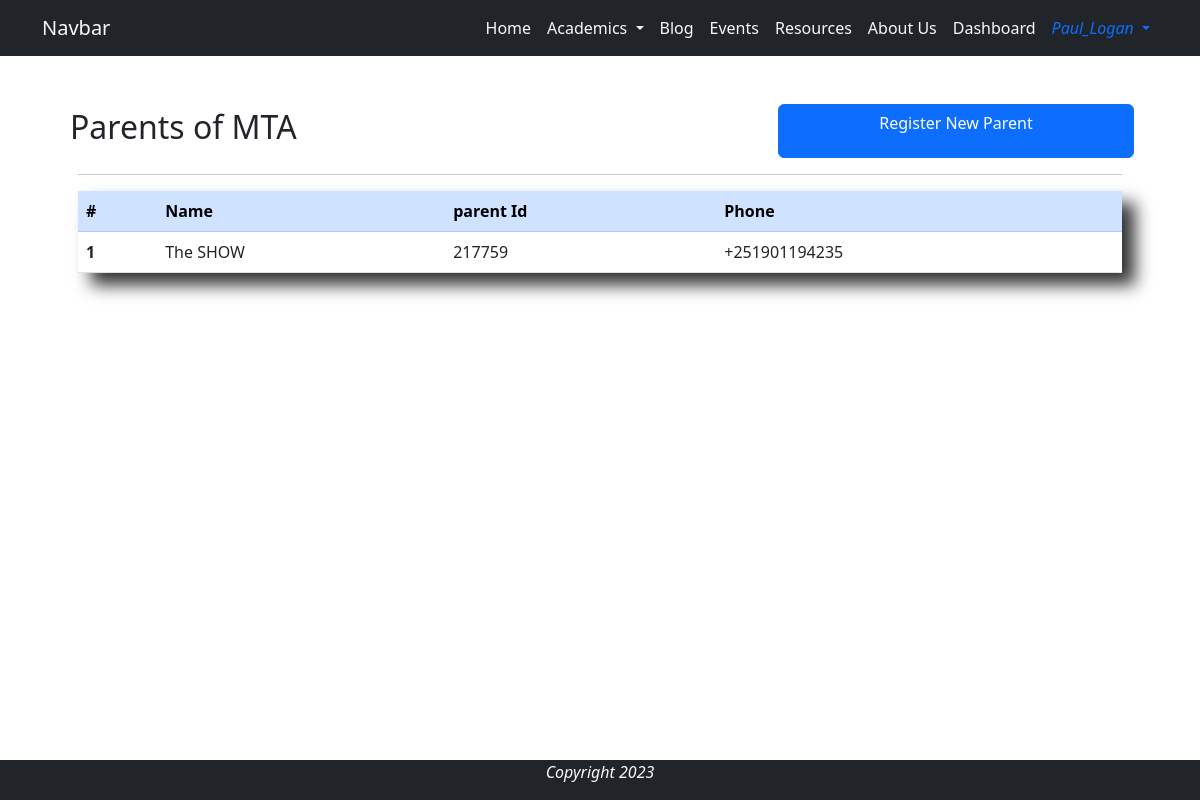
Before: /parent_dashboard/ (signed in) with the older database file.
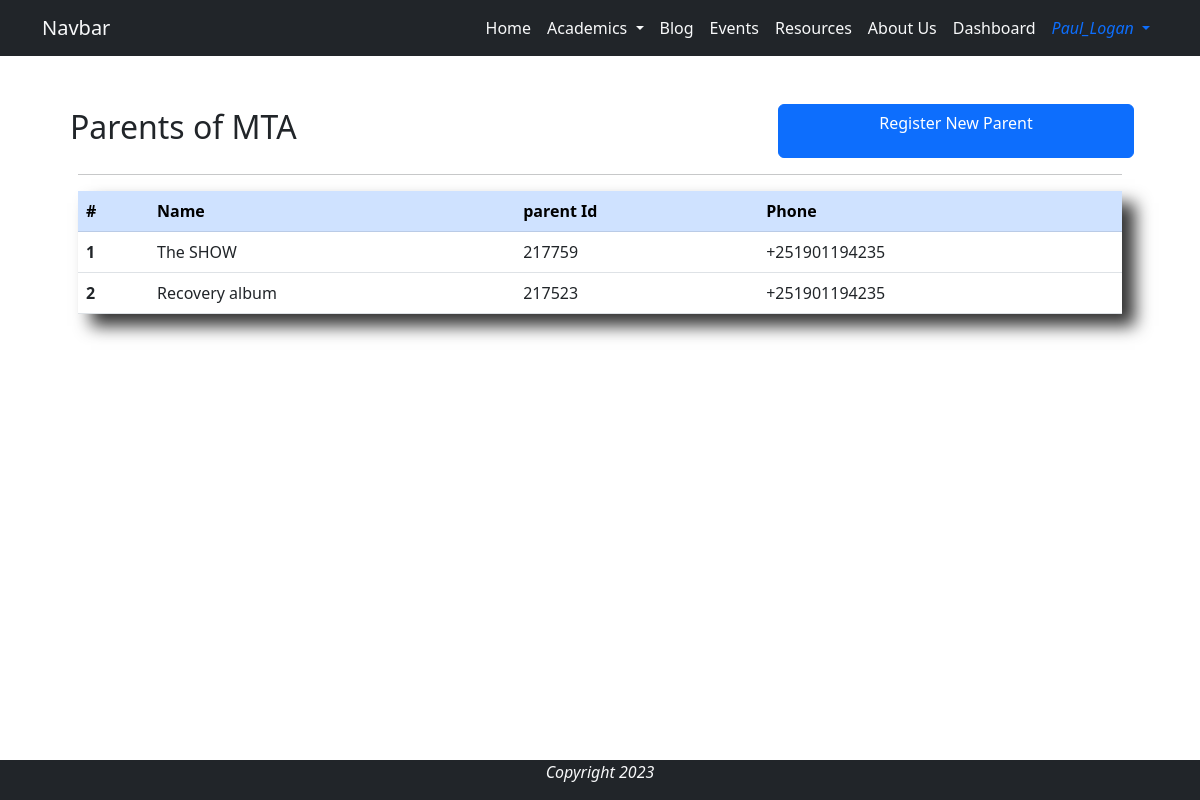
After: the same page with the newer database file.
### base/models.py (models this page shows, shortened)
class Parent(models.Model):
    user = models.OneToOneField(User, on_delete=models.CASCADE, verbose_name='Parent')
    name = models.CharField(max_length=44, null=True, blank=True)
    parent_id = models.CharField(max_length=6, editable=False, unique=True)
    phone = models.CharField(max_length=20, blank=False, null=False)

### base/views.py (the view)
# urls.py: path('parent_dashboard/', views.parent_dashboard, name='parent_dashboard'),
@login_required
@user_passes_test(lambda user: user.is_staff)
def parent_dashboard(request):
    parents = Parent.objects.all()
    context = {
        'parents': parents,
    }
    return render(request, 'dashboard/parent_dashboard.html', context)

### base/templates/dashboard/parent_dashboard.html (shortened to what this page needs)
{% extends 'base/base.html' %}
{% load static %}
{% block content %}
<div class="container p-5">
    <div class="row">
        <h2 class="p-1 col-8">Parents of MTA</h2>
        <a href="{% url 'base:parent_register' %}" class="col-4 btn btn-primary">Register New Parent</a>
    </div>
    <hr>
    <div class="shadow-xlg">
        <table class="table">
            <thead class="table-primary">
            <tr>
                <th scope="col">#</th>
                <th scope="col">Name</th>
                <th scope="col">parent Id</th>
                <th scope="col">Phone</th>
            </tr>
            </thead>
            <tbody>
                {% for parent in parents %}
                    <tr class="dashboard-row"  href="{% url 'base:parent_update' parent.parent_id %}">
                        <th scope="row">{{ forloop.counter }}</th>
                        <td>{{ parent.name }}</td>
                        <td>{{ parent.parent_id }}</td>
                        <td>{{ parent.phone }}</td>
                    </tr>
                {% endfor %}
            </tbody>
        </table>
    </div>
</div>
{% endblock %}

Changed rows visible on the page:
added Parent: name "Recovery album", parent_id "217523", phone "+251901194235"
